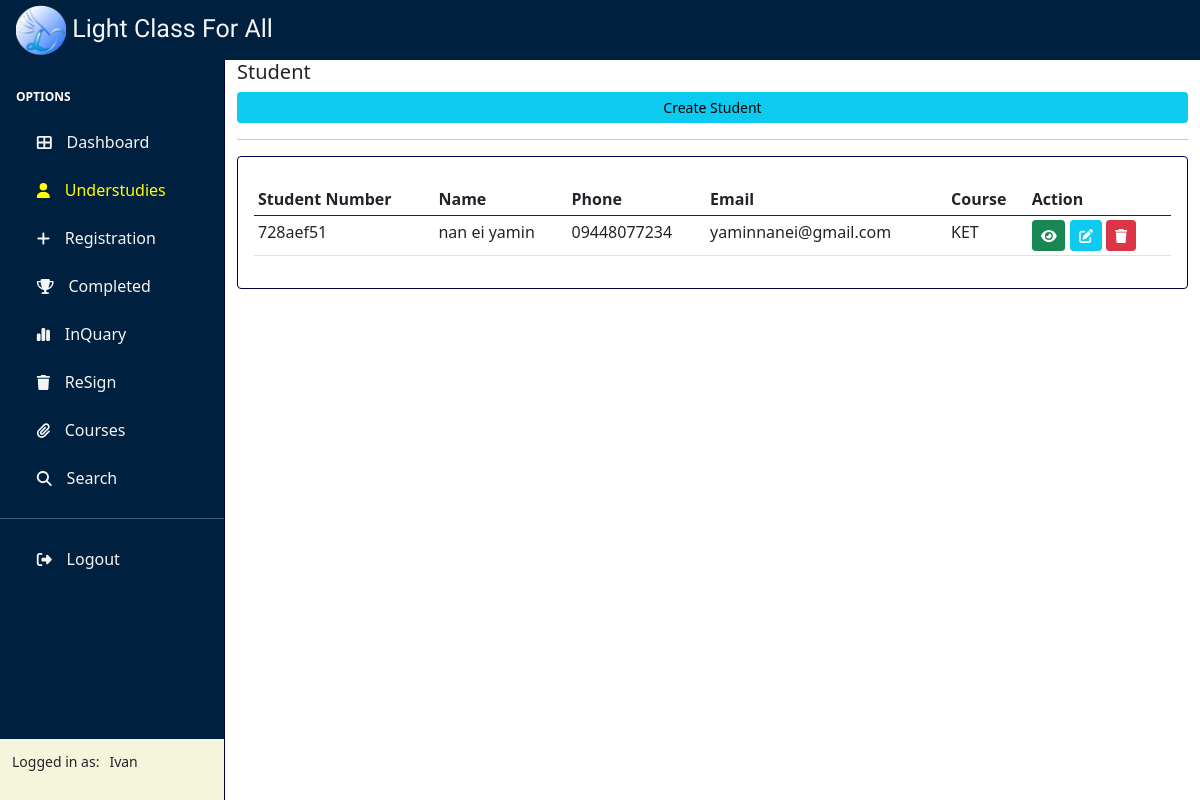
The page /student/ (signed in) on the database as committed earlier.
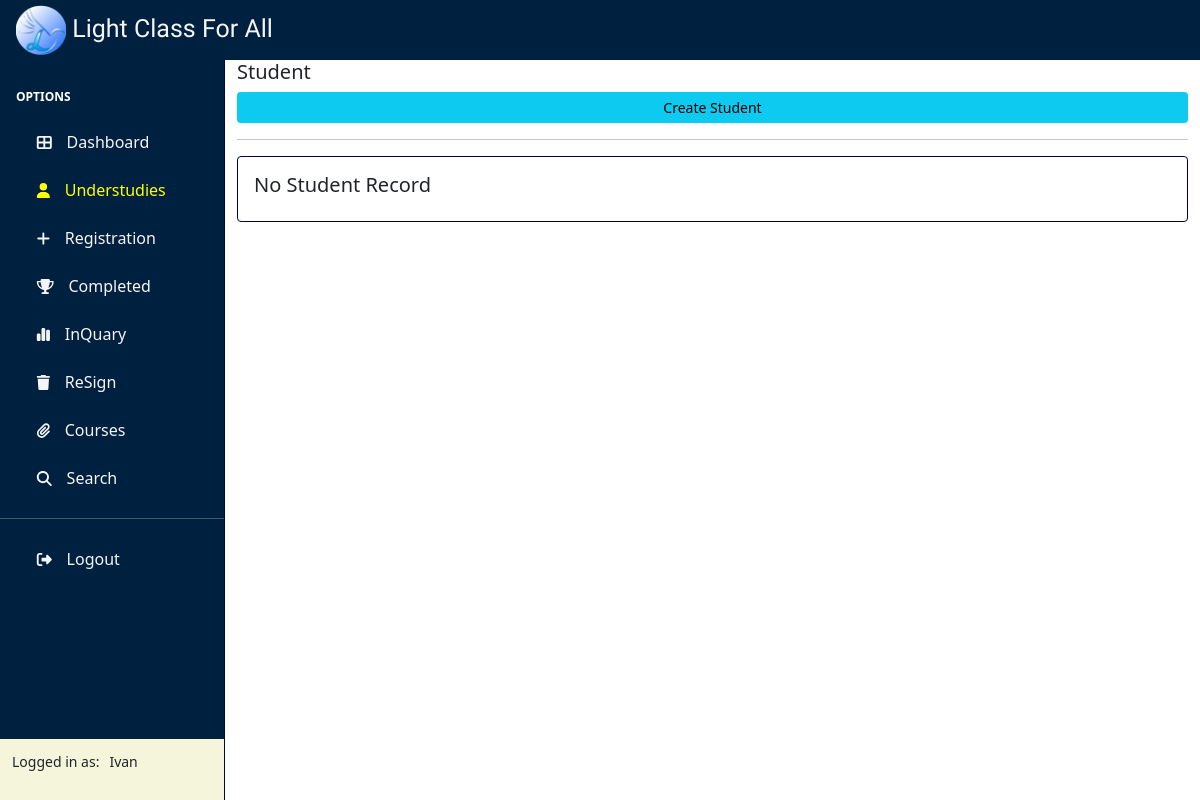
The same page on the database as committed later.
### Class/models.py (models this page shows, shortened)
class Student(models.Model):
    STATUS = (
        ('understudies','understudies'),
        ('complete','complete'),
        ('resign','resign'),
    )
    roll_id = models.CharField(max_length=10, unique=True)
    status = models.CharField(max_length=100,
                                choices=STATUS,
                                default='understudies')
    student = NameField(max_length=50,null=True)
    guardian = NameField(max_length=50,null=True)
    phone = models.CharField(max_length=50,null=True)
    guardian_ph = models.CharField(max_length=50,null=True)
    email = models.EmailField(null=True)
    address = models.CharField(max_length=50,null=True)
    subjects = models.ManyToManyField(Subject)
    course = models.ForeignKey(Course,null=True,on_delete=models.SET_NULL)
    date_created = models.DateTimeField(auto_now_add=True,null=True)
    class Meta:
        db_table = 'STUDENT'

class Course(models.Model):
    name = models.CharField(max_length=100,null=True)
    class Meta:
        db_table = 'COURSE'
    def __str__(self) -> str:
        return self.name

### Class/views.py (the view)
# urls.py: path('student/',views.student,name="Student"),
@login_required(login_url='Login')
def student(request):
    student = Student.objects.all()
    student = student.filter(status="understudies").all()
    context={
        'student': student
    }
    return render(request,'Class/student.html',context)

### templates/class/student.html
{% extends 'Class/base.html' %}
{% block content %}
<div class="row">
    <div class="col">
        <div class="d-grid d-block"><h5>Student</h5><a href="{% url 'Register' %}" class="btn btn-info btn-sm btn-block align-right text-black" style="float: right;">Create Student</a></div>
        <hr>
        <div class="card card-body">
            {% if student %}
            <div class="table-responsive">
                <table class="table table-sm display">
                    <thead>
                        <tr>
                            <th>Student Number</th>
                            <th>Name</th>
                            <th>Phone</th>
                            <th>Email</th>
                            <th>Course</th>
                            <th>Action</th>
                        </tr>
                    </thead>
                    {% for student in student %}
                    <tbody>
                        <tr>
                            <td>{{student.roll_id}}</td>
                            <td>{{student.student}}</td>
                            <td>{{student.phone}}</td>
                            <td>{{student.email}}</td>
                            <td>{{student.course}}</td>
                            <td>
                                <a href="{% url 'StudentInfo' student.id %}" class="btn btn-sm btn-success .origin text-white"><i class="fa-solid fa-eye"></i></a>
                                <a href="{% url 'UpdateStudent' student.id %}" class="btn btn-sm btn-info .origin text-white"><i class="fa-solid fa-pen-to-square"></i></a>
                                <a href="{% url 'DeleteStudent' student.id %}" class="btn btn-sm btn-danger .origin text-white"><i class="fa-solid fa-trash sb-nav-link-icon"></i></a>
                            </td>
                        </tr>
                    </tbody>
                    {% endfor %}
                </table>
            </div>
            {% else %}
            <h5>No Student Record</h5>
            {% endif %}
        </div>
    </div>
</div>
{% endblock content %}

Rows that differ between the two databases and show on the page:
removed Student: roll_id "728aef51", student "nan ei yamin", phone "09448077234", email "yaminnanei@gmail.com", course "KET"
Other text that changed with them:
text no longer shown: "Student Number Name Phone Email Course Action"
text now shown: "No Student Record"
